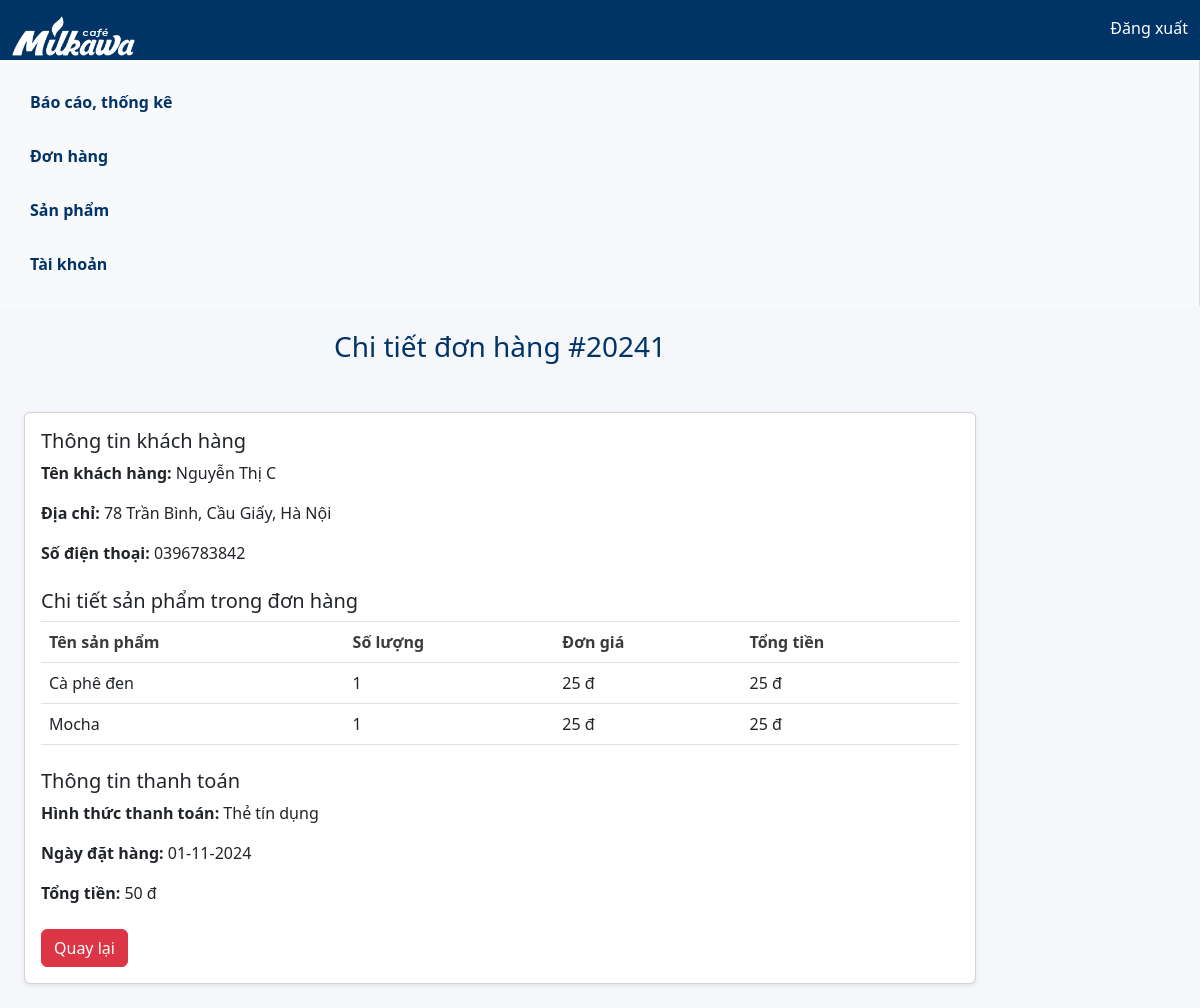
Screenshot of /Admin/orderDetail.php?order_id=20241 with the database file from the repository.
### tables this page shows
CREATE TABLE `orders` (
  `order_id` int(11) NOT NULL,
  `user_id` int(11) NOT NULL,
  `order_date` date NOT NULL,
  `order_status` enum('Đã giao','Đang giao','Đang chuẩn bị','Đã huỷ') DEFAULT NULL,
  `payment_method` enum('Ví điện tử','Thẻ tín dụng','Thanh toán khi nhận hàng') DEFAULT NULL
);

CREATE TABLE `user` (
  `user_id` int(11) NOT NULL,
  `name` varchar(20) NOT NULL,
  `phone` varchar(20) NOT NULL,
  `address` varchar(50) DEFAULT NULL,
  `role` enum('Admin','Khách hàng') NOT NULL,
  `password` varchar(255) NOT NULL
);

CREATE TABLE `order_detail` (
  `order_detail_id` int(11) NOT NULL,
  `order_id` int(11) NOT NULL,
  `drink_id` int(11) NOT NULL,
  `quantity` int(11) NOT NULL,
  `price` decimal(11,0) NOT NULL
);

CREATE TABLE `drink` (
  `drink_id` int(11) NOT NULL,
  `drink_name` varchar(20) NOT NULL,
  `image` longblob NOT NULL,
  `price` decimal(11,0) NOT NULL,
  `drink_status` enum('Còn hàng','Hết hàng') NOT NULL,
  `category` enum('Hot cafe','Cold cafe') NOT NULL
);

### Admin/orderDetail.php (the view, shortened to what this page needs)
<?php
include 'ketnoi.php';
$order_id = $_GET['order_id'];
$order_sql = "SELECT * FROM orders WHERE order_id = $order_id";
$order_result = $conn->query($order_sql);
$order = $order_result->fetch_assoc();
$order_details_sql = "SELECT * FROM order_detail od
                      WHERE od.order_id = $order_id";
$order_details_result = $conn->query($order_details_sql);
$order_detail = $order_details_result->fetch_all(MYSQLI_ASSOC);
$user_sql = "SELECT * FROM user WHERE user_id = " . $order['user_id'];
$user_result = $conn->query($user_sql);
$user = $user_result->fetch_assoc();
?>
<!DOCTYPE html>
<html lang="en">
  <head>
    <link
      href="https://cdn.jsdelivr.net/npm/bootstrap@5.3.0-alpha1/dist/css/bootstrap.min.css"
      rel="stylesheet"
    />
    <link
      href="https://cdnjs.cloudflare.com/ajax/libs/font-awesome/6.6.0/css/all.min.css"
      rel="stylesheet"
    />
    <link rel="stylesheet" href="./css/main.css" />
  </head>
  <body>
    <nav class="navbar navbar-dark">
      <div class="container-fluid">
        <a href="#" class="navbar-brand">
          <img
            src="./images/32f0b3b6bbdc7150ba7ed9c4d9c6b0ad.png"
            alt="Milkawa Logo"
          />
        </a>
        <p class="navbar-text" style="font-weight: 500; color:#fff">Đăng xuất </p>
      </div>
    </nav>
    <div class="container-fluid">
      <div class="row">
        <div class="custom-menu">
        <nav>
        <a href="index.php?id=1" class="nav-link">Báo cáo, thống kê</a>
        <a href="index.php?id=2" class="nav-link">Đơn hàng</a>
        <a href="index.php?id=3" class="nav-link">Sản phẩm</a>
        <a href="index.php?id=4" class="nav-link">Tài khoản</a>
    </nav>
</div>
        <main class="col-md-10 p-4">
        <h3 class="text-center mb-5" style="color: #003366;">Chi tiết đơn hàng #<?php echo $order['order_id']; ?></h3>
        <div class="card shadow-sm">
            <div class="card-body">
                <h5 class="card-title">Thông tin khách hàng</h5>
                <p><strong>Tên khách hàng: </strong><?php echo $user['name']; ?></p>
                <p><strong>Địa chỉ: </strong><?php echo $user['address']; ?></p>
                <p><strong>Số điện thoại: </strong><?php echo $user['phone']; ?></p>
                <h5 class="card-title mt-4">Chi tiết sản phẩm trong đơn hàng</h5>
                <table class="table table-bordered">
                    <thead>
                        <tr>
                            <th>Tên sản phẩm</th>
                            <th>Số lượng</th>
                            <th>Đơn giá</th>
                            <th>Tổng tiền</th>
                        </tr>
                    </thead>
                    <tbody>
                        <?php
                        $total_amount = 0;
                        foreach ($order_detail as $detail) {
                            $drink_sql = "SELECT * FROM drink WHERE drink_id = " . $detail['drink_id'];
                            $drink_result = $conn->query($drink_sql);
                            $drink = $drink_result->fetch_assoc();
                            $product_total = $drink['price'] * $detail['quantity'];
                            $total_amount += $product_total;
                        ?>
                        <tr>
                            <td><?php echo $drink['drink_name']; ?></td>
                            <td><?php echo $detail['quantity']; ?></td>
                            <td><?php echo number_format($drink['price'], 0, ',', '.'); ?> đ</td>
                            <td><?php echo number_format($product_total, 0, ',', '.'); ?> đ</td>
                        </tr>
                        <?php } ?>
                    </tbody>
                </table>
                <h5 class="card-title mt-4">Thông tin thanh toán</h5>
                <p><strong>Hình thức thanh toán: </strong><?php echo $order['payment_method']; ?></p>
                <p><strong>Ngày đặt hàng: </strong><?php echo date('d-m-Y', strtotime($order['order_date'])); ?></p>
                <p><strong>Tổng tiền: </strong><?php echo number_format($total_amount, 0, ',', '.'); ?> đ</p>
                <div class="d-flex justify-content-between mt-4">
                    <a href="donhang.php" class="btn btn-danger">Quay lại</a>
                </div>
            </div>
        </div>
        </main>
      </div>
    </div>
  </body>
</html>

### Admin/css/main.css (style rules this page uses)
body { background-color: #f5f7fa; }
.navbar { background-color: #003366; color: #fff; height: 60px; }
.navbar-brand { font-weight: bold; color: #fff; }
.navbar-brand img { height: 40px; }
.custom-menu { background-color: #f8f9fa; padding: 20px 10px; border-right: 1px solid #ddd; height: 100%; display: flex; flex-direction: column; align-items: flex-start; }
.custom-menu nav { display: flex; flex-direction: column; align-items: flex-start; gap: 10px; width: 100%; }
.custom-menu .nav-link { display: inline-block; color: #003366; font-weight: 600; padding: 10px 20px; text-decoration: none; border-radius: 5px; width: 100%; transition: background-color 0.3s ease; }
.table th { color: #3b3b3b; }
.table th, .table td { vertical-align: middle; }
.table-bordered > :not(caption) > * > * { border-width: 0px; }

### rows the page displays
orders: order_id "20241", payment_method "Thẻ tín dụng", order_date "01-11-2024"
user: name "Nguyễn Thị C", address "78 Trần Bình, Cầu Giấy, Hà Nội", phone "0396783842"
order_detail: drink.drink_name "Cà phê đen", quantity "1", drink.price "25"
order_detail: drink.drink_name "Mocha", quantity "1", drink.price "25"

### other values shown
$total_amount "50"
